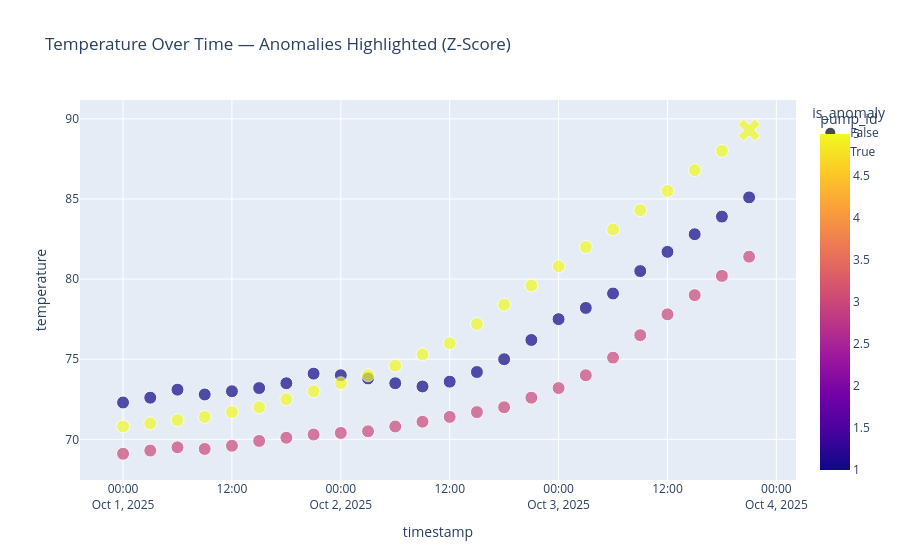

This figure's notebook cell:
### Code cell
# Temperature anomalies
fig = px.scatter(sensors_with_zscore, x='timestamp', y='temperature', color='pump_id',
                 symbol='is_anomaly', symbol_map={True: 'x', False: 'circle'},
                 size='marker_size', size_max=14,
                 title='Temperature Over Time — Anomalies Highlighted (Z-Score)')
fig.show()
